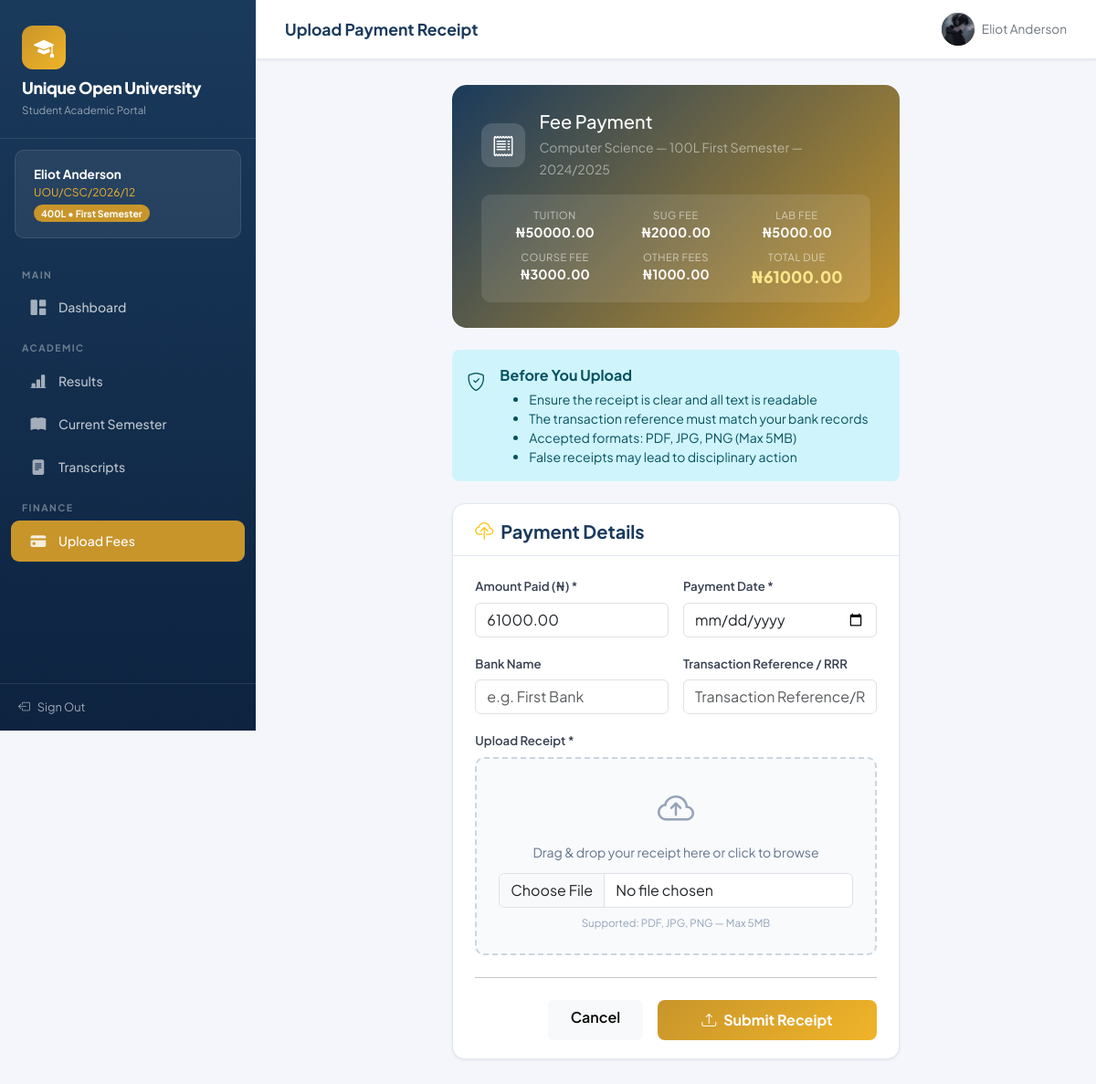
The page /fee/1/upload/ (signed in) on the database its author committed.
### portal/models.py (models this page shows, shortened)
class StudentProfile(models.Model):
    user             = models.OneToOneField(User, on_delete=models.CASCADE, related_name='student_profile')
    matric_number    = models.CharField(max_length=20, unique=True)
    department       = models.ForeignKey(Department, on_delete=models.PROTECT)
    current_level    = models.CharField(max_length=3, choices=LEVEL_CHOICES, default='100')
    current_semester = models.CharField(max_length=10, choices=SEMESTER_CHOICES, default='First')
    current_session  = models.ForeignKey(
        AcademicSession, on_delete=models.SET_NULL, null=True, blank=True,
    )
    entry_year    = models.CharField(max_length=4, blank=True, help_text='Year of entry (e.g., 2022)')
    mode_of_entry = models.CharField(
        max_length=20,
        choices=[('UTME', 'UTME'), ('DE', 'Direct Entry')],
        default='UTME',
    )
    phone              = models.CharField(max_length=15, blank=True)
    address            = models.TextField(blank=True)
    date_of_birth      = models.DateField(null=True, blank=True)
    profile_picture    = models.ImageField(upload_to='profile_pics/', blank=True, null=True)
    profile_completed  = models.BooleanField(default=False)
    cgpa                      = models.DecimalField(max_digits=4, decimal_places=2, default=Decimal('0.00'))
    total_credit_units_earned = models.IntegerField(default=0)
    total_grade_points        = models.DecimalField(max_digits=10, decimal_places=2, default=Decimal('0.00'))
    academic_standing         = models.CharField(
        max_length=20,
        choices=[('Good', 'Good Standing'), ('Probation', 'Probation'), ('Withdrawn', 'Withdrawn')],
        default='Good',
    )
    created_at = models.DateTimeField(auto_now_add=True)
    updated_at = models.DateTimeField(auto_now=True)
    def get_full_name(self):
        return self.user.get_full_name() or self.user.username
    def get_current_semester_display(self):
        return dict(SEMESTER_CHOICES).get(self.current_semester, self.current_semester)

class Department(models.Model):
    name           = models.CharField(max_length=200)
    code           = models.CharField(max_length=10, unique=True)
    faculty        = models.ForeignKey(Faculty, on_delete=models.CASCADE, related_name='departments')
    description    = models.TextField(blank=True)
    duration_years = models.IntegerField(default=4, choices=[(4, '4 Years'), (5, '5 Years')])
    hod            = models.CharField(max_length=200, blank=True, help_text='Name of the HOD')
    current_levels = models.IntegerField(
        default=4,
        help_text='Number of levels in department (e.g., 4 for 100-400 level)',
    )
    created_at = models.DateTimeField(auto_now_add=True)
    class Meta:
        ordering      = ['faculty__name', 'name']
        unique_together = ['name', 'faculty']

class Fee(models.Model):
    department             = models.ForeignKey(Department, on_delete=models.CASCADE, related_name='fees')
    level                  = models.CharField(max_length=3, choices=LEVEL_CHOICES)
    semester               = models.CharField(max_length=10, choices=SEMESTER_CHOICES)
    session                = models.ForeignKey(AcademicSession, on_delete=models.CASCADE)
    tuition_fee            = models.DecimalField(max_digits=12, decimal_places=2, default=0)
    sug_fee                = models.DecimalField(max_digits=10, decimal_places=2, default=0)
    lab_fee                = models.DecimalField(max_digits=10, decimal_places=2, default=0)
    course_fee             = models.DecimalField(max_digits=10, decimal_places=2, default=0)
    other_fees             = models.DecimalField(max_digits=10, decimal_places=2, default=0)
    other_fees_description = models.CharField(max_length=200, blank=True)
    class Meta:
        unique_together = ['department', 'level', 'semester', 'session']
        ordering        = ['level', 'semester']
    def total_amount(self):
        return self.tuition_fee + self.sug_fee + self.lab_fee + self.course_fee + self.other_fees

class AcademicSession(models.Model):
    name = models.CharField(
        max_length=20,
        unique=True,
        validators=[RegexValidator(
            r'^\d{4}/\d{4}$',
            message='Session must be in format: 2024/2025',
        )],
    )
    start_year = models.IntegerField()
    end_year   = models.IntegerField()
    is_current = models.BooleanField(default=False)
    start_date = models.DateField()
    end_date   = models.DateField()
    created_at = models.DateTimeField(auto_now_add=True)
    def __str__(self):
        return self.name
    class Meta:
        ordering = ['-start_year']

### portal/views.py (the view)
# urls.py: path('fee/<int:fee_id>/upload/',            views.upload_fee_receipt,   name='upload_fee_receipt'),
@never_cache
@login_required
@require_http_methods(['GET', 'POST'])
def upload_fee_receipt(request, fee_id):
    profile = _get_profile_or_none(request)
    if not profile:
        messages.error(request, 'Student profile not found.')
        return redirect('login')
    fee              = get_object_or_404(Fee, id=fee_id, department=profile.department)
    existing_payment = FeePayment.objects.filter(student=profile, fee=fee).first()
    if existing_payment and existing_payment.status == 'paid':
        messages.info(request, 'This fee has already been verified as paid.')
        return redirect('dashboard')
    if request.method == 'POST':
        form = FeePaymentForm(
            request.POST, request.FILES,
            fee=fee, student=profile,
        )
        if form.is_valid():
            if existing_payment:
                existing_payment.delete()
            payment         = form.save(commit=False)
            payment.student = profile
            payment.fee     = fee
            payment.status  = 'pending'
            payment.save()
            messages.success(
                request,
                'Payment receipt submitted successfully! '
                'It will be verified by the school admin.',
            )
            return redirect('dashboard')
    else:
        form = FeePaymentForm(fee=fee, student=profile)
    return render(request, 'portal/upload_receipt.html', {
        'form':             form,
        'fee':              fee,
        'profile':          profile,
        'existing_payment': existing_payment,
    })

### templates/portal/upload_receipt.html (shortened to what this page needs)
{% extends 'base.html' %}
{% load static %}
{% block page_title %}Upload Payment Receipt{% endblock %}
{% block nav_fees %}active{% endblock %}
{% block extra_css %}
<link href="{% static 'css/auth.css' %}" rel="stylesheet">
{% endblock %}
{% block content %}
<div class="row justify-content-center">
    <div class="col-lg-7">
        <div class="fee-upload-header">
            <div class="d-flex align-items-center gap-3 mb-3">
                <div class="fee-upload-logo">
                    <i class="bi bi-receipt text-white"></i>
                </div>
                <div>
                    <h5 class="text-white mb-1">Fee Payment</h5>
                    <small class="text-white-50">
                        {{ profile.department.name }} &mdash;
                        {{ fee.level }}L {{ fee.get_semester_display }} &mdash;
                        {{ fee.session }}
                    </small>
                </div>
            </div>
            <div class="fee-upload-stats">
                <div class="row g-2 text-center">
                    <div class="col-4">
                        <div class="fee-upload-stat-label">Tuition</div>
                        <div class="fee-upload-stat-value">&#8358;{{ fee.tuition_fee|floatformat:2 }}</div>
                    </div>
                    <div class="col-4">
                        <div class="fee-upload-stat-label">SUG Fee</div>
                        <div class="fee-upload-stat-value">&#8358;{{ fee.sug_fee|floatformat:2 }}</div>
                    </div>
                    <div class="col-4">
                        <div class="fee-upload-stat-label">Lab Fee</div>
                        <div class="fee-upload-stat-value">&#8358;{{ fee.lab_fee|floatformat:2 }}</div>
                    </div>
                    <div class="col-4">
                        <div class="fee-upload-stat-label">Course Fee</div>
                        <div class="fee-upload-stat-value">&#8358;{{ fee.course_fee|floatformat:2 }}</div>
                    </div>
                    <div class="col-4">
                        <div class="fee-upload-stat-label">Other Fees</div>
                        <div class="fee-upload-stat-value">&#8358;{{ fee.other_fees|floatformat:2 }}</div>
                    </div>
                    <div class="col-4">
                        <div class="fee-upload-stat-label">Total Due</div>
                        <div class="fee-upload-total">&#8358;{{ fee.total_amount|floatformat:2 }}</div>
                    </div>
                </div>
            </div>
        </div>
        <div class="alert alert-info d-flex gap-3 mb-4">
            <i class="bi bi-shield-check fs-5 flex-shrink-0 mt-1"></i>
            <div>
                <strong>Before You Upload</strong>
                <ul class="mb-0 mt-1 small">
                    <li>Ensure the receipt is clear and all text is readable</li>
                    <li>The transaction reference must match your bank records</li>
                    <li>Accepted formats: PDF, JPG, PNG (Max 5MB)</li>
                    <li>False receipts may lead to disciplinary action</li>
                </ul>
            </div>
        </div>
        <div class="card">
            <div class="card-header">
                <h5 class="mb-0">
                    <i class="bi bi-cloud-upload me-2 text-warning"></i>Payment Details
                </h5>
            </div>
            <div class="card-body">
                <form method="post" enctype="multipart/form-data" id="receiptForm">
                    <div class="row g-3">
                        <div class="col-sm-6">
                            <label class="form-label auth-label">Amount Paid (&#8358;) *</label>
                            {{ form.amount_paid }}
                        </div>
                        <div class="col-sm-6">
                            <label class="form-label auth-label">Payment Date *</label>
                            {{ form.payment_date }}
                        </div>
                        <div class="col-sm-6">
                            <label class="form-label auth-label">Bank Name</label>
                            {{ form.bank_name }}
                        </div>
                        <div class="col-sm-6">
                            <label class="form-label auth-label">Transaction Reference / RRR</label>
                            {{ form.transaction_reference }}
                        </div>
                        <div class="col-12">
                            <label class="form-label auth-label">Upload Receipt *</label>
                            <div class="upload-dropzone" id="dropzone">
                                <i class="bi bi-cloud-arrow-up upload-dropzone-icon"></i>
                                <p class="upload-dropzone-text">
                                    Drag &amp; drop your receipt here or click to browse
                                </p>
                                {{ form.receipt }}
                                <p class="upload-dropzone-hint">
                                    Supported: PDF, JPG, PNG &mdash; Max 5MB
                                </p>
                            </div>
                        </div>
                    </div>
                    <hr class="my-4">
                    <div class="d-flex gap-3 justify-content-end">
                        <a href="{% url 'dashboard' %}" class="btn btn-light fw-semibold px-4">Cancel</a>
                        <button type="button" class="btn btn-gold fw-bold px-5"
                                onclick="confirmUpload()">
                            <i class="bi bi-upload me-2"></i>Submit Receipt
                        </button>
                    </div>
                </form>
            </div>
        </div>
    </div>
</div>
{% endblock %}

### templates/base.html (shortened to what this page needs)
<!DOCTYPE html>
<html lang="en">
<head>
    <link href="https://cdn.jsdelivr.net/npm/bootstrap@5.3.2/dist/css/bootstrap.min.css" rel="stylesheet">
    <link href="https://cdn.jsdelivr.net/npm/bootstrap-icons@1.11.3/font/bootstrap-icons.css" rel="stylesheet">
    {% load static %}
    <link href="{% static 'css/portal.css' %}" rel="stylesheet">
    {% block extra_css %}{% endblock %}
</head>
<body>
{% if user.is_authenticated and not user.is_staff %}
    <aside class="sidebar" id="sidebar">
        <div class="sidebar-brand">
            <div class="logo-icon"><i class="bi bi-mortarboard-fill"></i></div>
            <h5>Unique Open University</h5>
            <small>Student Academic Portal</small>
        </div>
        {% if user.student_profile.profile_completed %}
        <div class="sidebar-student">
            <div class="student-name">
                {% if user.student_profile.get_full_name %}
                    {{ user.student_profile.get_full_name }}
                {% else %}
                    {{ user.username }}
                {% endif %}
            </div>
            <div class="student-matric">{{ user.student_profile.matric_number }}</div>
            <span class="level-badge">
                {{ user.student_profile.current_level }}L &bull;
                {{ user.student_profile.get_current_semester_display }}
            </span>
        </div>
        {% endif %}
        <nav class="sidebar-nav">
            <div class="nav-section-label">Main</div>
            <a href="{% url 'dashboard' %}" class="sidebar-link {% block nav_dashboard %}{% endblock %}">
                <i class="bi bi-grid-1x2-fill"></i> Dashboard
            </a>
            <div class="nav-section-label">Academic</div>
            <a href="{% url 'dashboard' %}#results" class="sidebar-link {% block nav_results %}{% endblock %}">
                <i class="bi bi-bar-chart-line-fill"></i> Results
            </a>
            <a href="{% url 'dashboard' %}#current" class="sidebar-link">
                <i class="bi bi-book-fill"></i> Current Semester
            </a>
            <a href="{% url 'transcript_pdf' %}" class="sidebar-link" target="_blank">
                <i class="bi bi-file-text-fill"></i> Transcripts
            </a>
            <div class="nav-section-label">Finance</div>
            <a href="{% url 'dashboard' %}#fees" class="sidebar-link {% block nav_fees %}{% endblock %}">
                <i class="bi bi-credit-card-fill"></i> Upload Fees
            </a>
        </nav>
        <div class="sidebar-footer">
            <form method="post" action="{% url 'logout' %}">
                <button type="submit" class="logout-btn">
                    <i class="bi bi-box-arrow-left"></i> Sign Out
                </button>
            </form>
        </div>
    </aside>
    <div class="main-content">
        <header class="topbar">
            <div class="d-flex align-items-center gap-3">
                <span class="topbar-title">{% block page_title %}Dashboard{% endblock %}</span>
            </div>
            <div class="topbar-right">
                <div class="topbar-user">
                    <div class="user-avatar">
                        {% if user.student_profile.profile_picture %}
                            <img src="{{ user.student_profile.profile_picture.url }}" alt="avatar" class="avatar-img">
                        {% elif user.student_profile.get_full_name %}
                            {{ user.student_profile.get_full_name|first }}
                        {% else %}
                            {{ user.username|first }}
                        {% endif %}
                    </div>
                    <span class="d-none d-md-inline">
                        {% if user.student_profile.get_full_name %}
                            {{ user.student_profile.get_full_name }}
                        {% else %}
                            {{ user.username }}
                        {% endif %}
                    </span>
                </div>
            </div>
        </header>
        <main class="page-content">
            {% block content %}{% endblock %}
        </main>
    </div>
{% else %}
    {% block auth_content %}{% endblock %}
{% endif %}
</body>
</html>

### rows shown on the page
StudentProfile: department.name "Computer Science"
Fee: level "100", semester "First Semester", session "2024/2025", tuition_fee "50000.00", sug_fee "2000.00", lab_fee "5000.00", course_fee "3000.00", other_fees "1000.00", total_amount "61000.00"

### other values the page prints
{{ user.student_profile.get_full_name }} "Eliot Anderson"
{{ user.student_profile.matric_number }} "UOU/CSC/2026/12"
{{ user.student_profile.current_level }} "400"
{{ user.student_profile.get_current_semester_display }} "First Semester"
